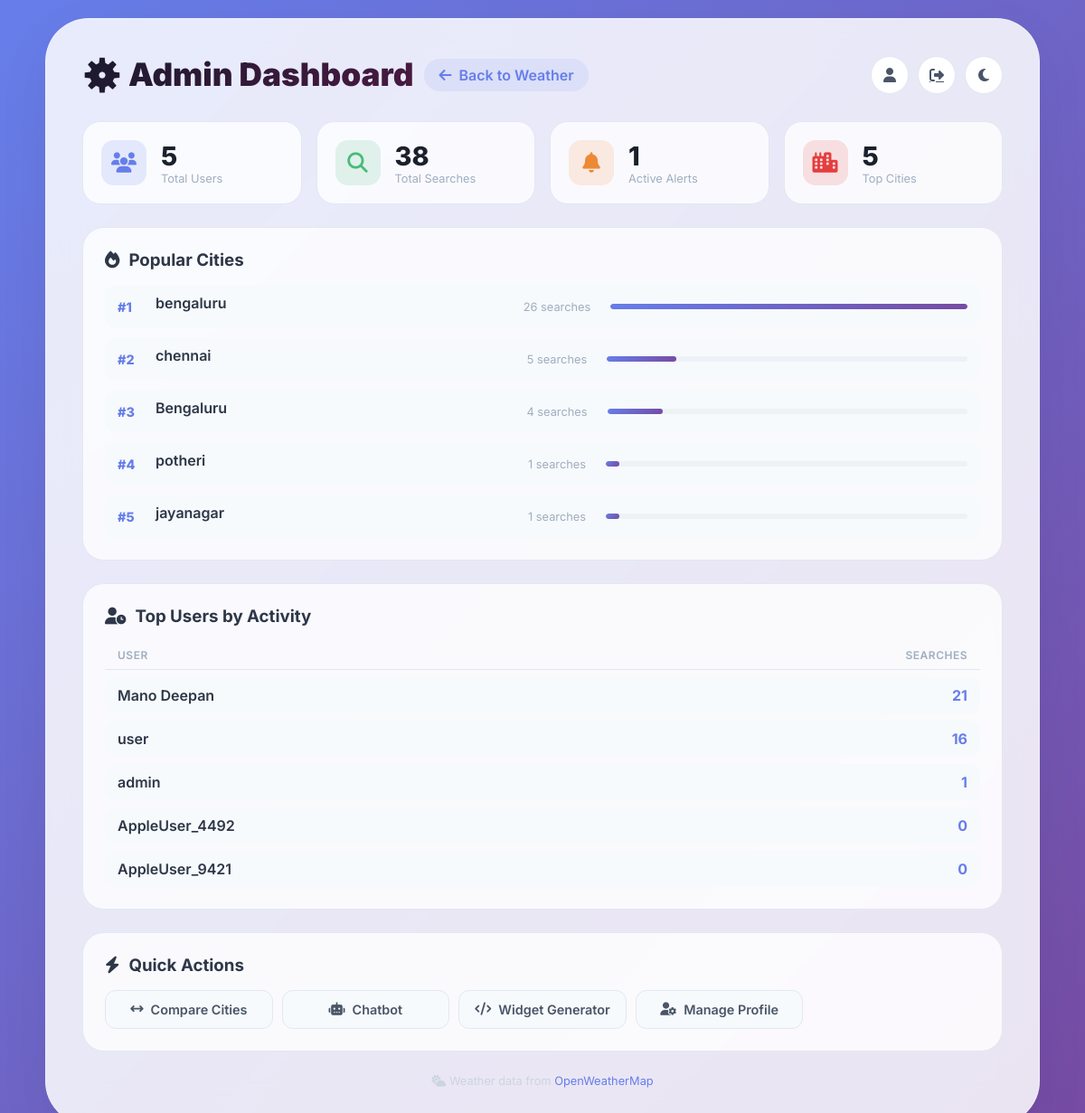
The page /admin (signed in) on the database its author committed.
### tables this page shows
CREATE TABLE users (
            id INTEGER PRIMARY KEY AUTOINCREMENT,
            username TEXT UNIQUE,
            password TEXT,
            email TEXT,
            phone TEXT,
            verified BOOLEAN DEFAULT 0,
            social_provider TEXT,
            social_id TEXT,
            created_at TIMESTAMP DEFAULT CURRENT_TIMESTAMP
        , default_city TEXT, profile_pic TEXT, bio TEXT, temp_unit TEXT DEFAULT "c");

### app.py (the view, shortened to what this page needs)
@app.route('/admin')
def admin_dashboard():
    if 'user_id' not in session:
        return redirect(url_for('login'))
    user = get_user_profile(session['user_id'])
    is_admin = False
    if user['username'] == 'admin' or user['email'] == 'admin@example.com':
        is_admin = True
    if not is_admin:
        return f"Access Denied - Admin only. Your username: {user['username']}", 403
    lang = session.get('lang', 'en')
    texts = LANGUAGES.get(lang, LANGUAGES['en'])
    theme = session.get('theme', 'default')
    conn = get_db_connection()
    cursor = conn.cursor()
    cursor.execute('SELECT COUNT(*) as count FROM users')
    total_users = cursor.fetchone()['count']
    cursor.execute('SELECT COUNT(*) as count FROM search_history')
    total_searches = cursor.fetchone()['count']
    cursor.execute('SELECT city, COUNT(*) as count FROM search_history GROUP BY city ORDER BY count DESC LIMIT 5')
    popular_cities = cursor.fetchall()
    cursor.execute('SELECT COUNT(*) as count FROM user_alerts WHERE is_active = 1')
    total_alerts = cursor.fetchone()['count']
    cursor.execute('''
        SELECT u.username, COUNT(s.id) as search_count
        FROM users u
        LEFT JOIN search_history s ON u.id = s.user_id
        GROUP BY u.id
        ORDER BY search_count DESC
        LIMIT 10
    ''')
    user_activity = cursor.fetchall()
    conn.close()
    return render_template('admin.html',
                         total_users=total_users,
                         total_searches=total_searches,
                         popular_cities=popular_cities,
                         total_alerts=total_alerts,
                         user_activity=user_activity,
                         lang=lang,
                         texts=texts,
                         theme=theme,
                         themes=THEMES)

### app.py (called while the page is built)
def get_db_connection():
    conn = sqlite3.connect('weather_app.db')
    conn.row_factory = sqlite3.Row
    return conn

def get_user_profile(user_id):
    conn = get_db_connection()
    cursor = conn.cursor()
    cursor.execute('SELECT * FROM users WHERE id = ?', (user_id,))
    user = cursor.fetchone()
    conn.close()
    return user

### templates/admin.html (shortened to what this page needs)
<!DOCTYPE html>
<html lang="en">
<head>
    <link rel="stylesheet" href="{{ url_for('static', filename='style.css') }}">
    <link rel="stylesheet" href="https://cdnjs.cloudflare.com/ajax/libs/font-awesome/6.4.0/css/all.min.css">
</head>
<body class="{{ themes[theme]['class'] if theme else 'theme-default' }}">
    <div class="container">
        <header>
            <div class="header-top">
                <div class="logo-section">
                    <h1>⚙️ Admin Dashboard</h1>
                    <a href="/" class="back-btn"><i class="fas fa-arrow-left"></i> Back to Weather</a>
                </div>
                <div class="header-actions">
                    <a href="/profile" class="icon-btn" title="My Profile">
                        <i class="fas fa-user"></i>
                    </a>
                    <a href="/logout" class="icon-btn" title="Logout">
                        <i class="fas fa-sign-out-alt"></i>
                    </a>
                    <button id="darkModeToggle" class="icon-btn"><i class="fas fa-moon"></i></button>
                </div>
            </div>
        </header>
        <div class="admin-section">
            <div class="admin-stats">
                <div class="stat-card-admin">
                    <div class="stat-icon-admin" style="background: rgba(102, 126, 234, 0.15); color: #667eea;">
                        <i class="fas fa-users"></i>
                    </div>
                    <div class="stat-info-admin">
                        <span class="stat-number-admin">{{ total_users }}</span>
                        <span class="stat-label-admin">Total Users</span>
                    </div>
                </div>
                <div class="stat-card-admin">
                    <div class="stat-icon-admin" style="background: rgba(72, 187, 120, 0.15); color: #48bb78;">
                        <i class="fas fa-search"></i>
                    </div>
                    <div class="stat-info-admin">
                        <span class="stat-number-admin">{{ total_searches }}</span>
                        <span class="stat-label-admin">Total Searches</span>
                    </div>
                </div>
                <div class="stat-card-admin">
                    <div class="stat-icon-admin" style="background: rgba(237, 137, 54, 0.15); color: #ed8936;">
                        <i class="fas fa-bell"></i>
                    </div>
                    <div class="stat-info-admin">
                        <span class="stat-number-admin">{{ total_alerts }}</span>
                        <span class="stat-label-admin">Active Alerts</span>
                    </div>
                </div>
                <div class="stat-card-admin">
                    <div class="stat-icon-admin" style="background: rgba(229, 62, 62, 0.15); color: #e53e3e;">
                        <i class="fas fa-city"></i>
                    </div>
                    <div class="stat-info-admin">
                        <span class="stat-number-admin">{{ popular_cities|length }}</span>
                        <span class="stat-label-admin">Top Cities</span>
                    </div>
                </div>
            </div>
            <div class="admin-card">
                <h3><i class="fas fa-fire"></i> Popular Cities</h3>
                <div class="popular-cities-list">
                    {% for city in popular_cities %}
                    <div class="city-rank-item">
                        <span class="city-rank">#{{ loop.index }}</span>
                        <span class="city-name">{{ city.city }}</span>
                        <span class="city-count">{{ city.count }} searches</span>
                        <div class="city-bar">
                            <div class="city-bar-fill" style="width: {{ (city.count / popular_cities[0].count * 100) if popular_cities else 0 }}%;"></div>
                        </div>
                    </div>
                    {% else %}
                    <p class="empty-text">No cities searched yet.</p>
                    {% endfor %}
                </div>
            </div>
            <div class="admin-card">
                <h3><i class="fas fa-user-clock"></i> Top Users by Activity</h3>
                <div class="user-activity-list">
                    <div class="activity-header">
                        <span>User</span>
                        <span>Searches</span>
                    </div>
                    {% for user in user_activity %}
                    <div class="activity-item">
                        <span class="activity-username">{{ user.username }}</span>
                        <span class="activity-count">{{ user.search_count }}</span>
                    </div>
                    {% else %}
                    <p class="empty-text">No user activity yet.</p>
                    {% endfor %}
                </div>
            </div>
            <div class="admin-card">
                <h3><i class="fas fa-bolt"></i> Quick Actions</h3>
                <div class="quick-actions">
                    <a href="/compare" class="quick-action-btn">
                        <i class="fas fa-arrows-left-right"></i> Compare Cities
                    </a>
                    <a href="/chatbot" class="quick-action-btn">
                        <i class="fas fa-robot"></i> Chatbot
                    </a>
                    <a href="/widget" class="quick-action-btn">
                        <i class="fas fa-code"></i> Widget Generator
                    </a>
                    <a href="/profile" class="quick-action-btn">
                        <i class="fas fa-user-cog"></i> Manage Profile
                    </a>
                </div>
            </div>
        </div>
        <footer>
            <i class="fas fa-cloud-sun"></i> Weather data from <a href="https://openweathermap.org" target="_blank">OpenWeatherMap</a>
        </footer>
    </div>
</body>
</html>

### static/style.css (style rules this page uses)
* { margin: 0; padding: 0; box-sizing: border-box; }
body { font-family: 'Inter', -apple-system, sans-serif; min-height: 100vh; padding: 20px; background: #f0f4f8; transition: all 0.5s ease; display: flex; justify-content: center; align-items: center; }
body.theme-default { background: linear-gradient(135deg, #667eea, #764ba2); }
.container { max-width: 1100px; width: 100%; background: rgba(255, 255, 255, 0.85); backdrop-filter: blur(20px); border-radius: 48px; padding: 40px; box-shadow: 0 20px 60px rgba(0, 0, 0, 0.06); border: 1px solid rgba(255, 255, 255, 0.3); transition: all 0.5s ease; }
header { margin-bottom: 30px; }
.header-top { display: flex; justify-content: space-between; align-items: center; flex-wrap: wrap; gap: 15px; }
.logo-section { display: flex; align-items: center; gap: 12px; flex-wrap: wrap; }
.logo-section h1 { font-size: 2.2rem; font-weight: 900; background: linear-gradient(135deg, #1a1a2e 0%, #4a1942 100%); -webkit-background-clip: text; -webkit-text-fill-color: transparent; background-clip: text; }
.header-actions { display: flex; gap: 10px; align-items: center; flex-wrap: wrap; }
.icon-btn { width: 42px; height: 42px; border-radius: 50%; border: 1px solid #e2e8f0; background: #ffffff; color: #4a5568; font-size: 1rem; cursor: pointer; transition: all 0.3s ease; display: flex; align-items: center; justify-content: center; }
.city-name { display: flex; align-items: center; gap: 10px; margin-bottom: 8px; }
footer { text-align: center; margin-top: 20px; color: #cbd5e0; font-size: 0.8rem; }
footer a { color: #667eea; text-decoration: none; transition: color 0.3s ease; }

### templates/admin.html (style rules this page uses)
.back-btn { display: inline-flex; align-items: center; gap: 8px; color: #667eea; text-decoration: none; font-weight: 600; padding: 8px 16px; border-radius: 30px; background: rgba(102, 126, 234, 0.1); transition: all 0.3s ease; }
.admin-section { margin-top: 20px; }
.admin-stats { display: grid; grid-template-columns: repeat(auto-fit, minmax(200px, 1fr)); gap: 16px; margin-bottom: 25px; }
.stat-card-admin { background: rgba(255, 255, 255, 0.8); border-radius: 20px; padding: 20px; border: 1px solid #e2e8f0; display: flex; align-items: center; gap: 16px; transition: all 0.3s ease; }
.stat-icon-admin { width: 50px; height: 50px; border-radius: 14px; display: flex; align-items: center; justify-content: center; font-size: 1.4rem; }
.stat-info-admin { display: flex; flex-direction: column; }
.stat-number-admin { font-size: 1.8rem; font-weight: 800; color: #1a202c; }
.stat-label-admin { font-size: 0.8rem; color: #a0aec0; }
.admin-card { background: rgba(255, 255, 255, 0.8); border-radius: 24px; padding: 24px; border: 1px solid #e2e8f0; margin-bottom: 25px; }
.admin-card h3 { color: #2d3748; margin-bottom: 16px; display: flex; align-items: center; gap: 10px; }
.popular-cities-list { display: flex; flex-direction: column; gap: 10px; }
.city-rank-item { display: flex; align-items: center; gap: 12px; padding: 10px 14px; background: #f7fafc; border-radius: 12px; transition: all 0.3s ease; }
.city-rank { font-weight: 800; color: #667eea; font-size: 0.9rem; min-width: 30px; }
.city-name { font-weight: 600; color: #2d3748; flex: 1; }
.city-count { font-size: 0.8rem; color: #a0aec0; margin-right: 10px; }
.city-bar { flex: 1; height: 6px; background: #edf2f7; border-radius: 10px; overflow: hidden; min-width: 100px; }
.city-bar-fill { height: 100%; background: linear-gradient(135deg, #667eea, #764ba2); border-radius: 10px; transition: width 0.6s ease; }
.user-activity-list { display: flex; flex-direction: column; gap: 8px; }
.activity-header { display: flex; justify-content: space-between; padding: 8px 14px; font-size: 0.75rem; font-weight: 600; color: #a0aec0; text-transform: uppercase; letter-spacing: 0.5px; border-bottom: 1px solid #e2e8f0; }
.activity-item { display: flex; justify-content: space-between; padding: 10px 14px; background: #f7fafc; border-radius: 10px; transition: all 0.3s ease; }
.activity-username { font-weight: 600; color: #2d3748; }
.activity-count { font-weight: 700; color: #667eea; }
.quick-actions { display: grid; grid-template-columns: repeat(auto-fill, minmax(180px, 1fr)); gap: 10px; }
.quick-action-btn { padding: 12px 16px; background: #f7fafc; border: 1px solid #e2e8f0; border-radius: 12px; color: #4a5568; text-decoration: none; font-weight: 600; font-size: 0.9rem; text-align: center; transition: all 0.3s ease; display: flex; align-items: center; justify-content: center; gap: 8px; }

### rows shown on the page
users: username "Mano Deepan", search_count "21"
users: username "user", search_count "16"
users: username "admin", search_count "1"
users: username "AppleUser_4492", search_count "0"
users: username "AppleUser_9421", search_count "0"

### other values the page prints
{{ total_users }} "5"
{{ total_searches }} "38"
{{ total_alerts }} "1"
{{ popular_cities|length }} "5"
{{ city.city }} "bengaluru" "chennai" "Bengaluru" "potheri" "jayanagar"
{{ city.count }} "26" "5" "4" "1" "1"
